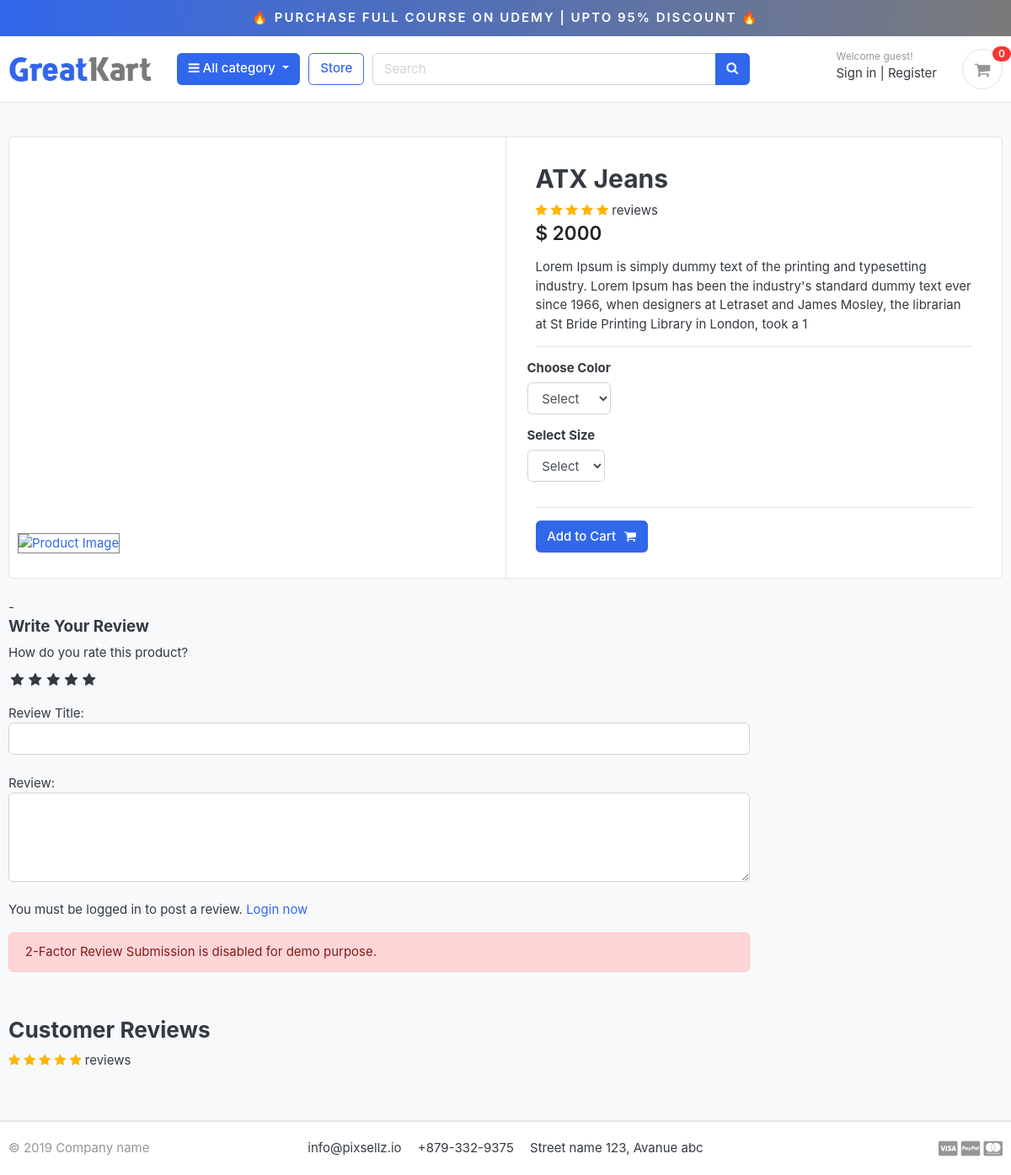
Page /store/jeans/atx-jeans/ on the committed database.
### store/models.py (models this page shows, shortened)
class Product(models.Model):
    product_name = models.CharField(max_length=50,unique=True)
    slug = models.SlugField(max_length=200, unique=True)
    description = models.TextField(max_length=255,blank=True)
    price = models.IntegerField()
    image = models.ImageField(upload_to="photos/products/")
    stock = models.IntegerField()
    is_available = models.BooleanField(default=True)
    category = models.ForeignKey(Category,on_delete = models.CASCADE)
    created_date = models.DateTimeField(auto_now_add=True)
    modified_date = models.DateTimeField(auto_now=True)

### store/views.py (the view)
# urls.py: path('<slug:category_slug>/<slug:product_slug>/',views.product_detail,name='product_detail'),
def product_detail(request,category_slug,product_slug):
    try:
        single_product = Product.objects.get(category__slug=category_slug,slug=product_slug)
        in_cart = CartItem.objects.filter(cart__cart_id=_cart_id(request),product=single_product).exists()
    except Exception as e:
        raise e
    context = {
        'single_product':single_product,
        'in_cart':in_cart
    }
    return render(request,'store/product_detail.html',context)

### carts/context_processors.py (called while the page is built)
def counter(request):
    cart_count = 0
    if 'admin' in request.path:
        return {}
    else:
        try:
            cart = Cart.objects.filter(cart_id=_cart_id(request))
            cart_items = CartItem.objects.all().filter(cart=cart[:1])
            for cart_item in cart_items:
                cart_count +=  cart_item.quantity
        except Cart.DoesNotExist:
            cart_count = 0
    return dict(cart_count=cart_count)

### carts/views.py (called while the page is built)
def _cart_id(request):
    cart = request.session.session_key
    if not cart:
        cart =  request.session.create()
    return cart

### category/context_processors.py (called while the page is built)
def menu_links(request):
    links = Category.objects.all()
    return dict(links=links)

### category/models.py (called while the page is built)
    def get_url(self):
        return reverse('products_by_category',args=[self.slug])

### templates/store/product_detail.html (shortened to what this page needs)
{% extends 'base.html' %}
{% load static %}
{% block content %}
<section class="section-content padding-y bg">
	<div class="container">
		<div class="card">
			<div class="row no-gutters">
				<aside class="col-md-6">
					<article class="gallery-wrap">
						<div class="img-big-wrap mainImage">
							<center><img src="{{ single_product.images.url }}"></center>
						</div>
					</article>
					<ul class="thumb">
						<li>
							<a href="{{ single_product.images.url }}" target="mainImage"><img src="{{ single_product.images.url }}" alt="Product Image"></a>
						</li>
					</ul>
				</aside>
				<main class="col-md-6 border-left">
					<form action="{% url 'add_cart' single_product.id %}" method="POST">
						<article class="content-body">
							<h2 class="title">{{ single_product.product_name }}</h2>
							<div class="rating-star">
								<span>
									<i class="fa fa-star{% if single_product.averageReview < 0.5 %}-o{% elif single_product.averageReview >= 0.5 and single_product.averageReview < 1 %}-half-o {% endif %}" aria-hidden="true"></i>
									<i class="fa fa-star{% if single_product.averageReview < 1.5 %}-o{% elif single_product.averageReview >= 1.5 and single_product.averageReview < 2 %}-half-o {% endif %}" aria-hidden="true"></i>
									<i class="fa fa-star{% if single_product.averageReview < 2.5 %}-o{% elif single_product.averageReview >= 2.5 and single_product.averageReview < 3 %}-half-o {% endif %}" aria-hidden="true"></i>
									<i class="fa fa-star{% if single_product.averageReview < 3.5 %}-o{% elif single_product.averageReview >= 3.5 and single_product.averageReview < 4 %}-half-o {% endif %}" aria-hidden="true"></i>
									<i class="fa fa-star{% if single_product.averageReview < 4.5 %}-o{% elif single_product.averageReview >= 4.5 and single_product.averageReview < 5 %}-half-o {% endif %}" aria-hidden="true"></i>
	<span>{{single_product.countReview}} reviews</span>
									</span>
							</div>
							<div class="mb-3">
								<var class="price h4">$ {{single_product.price}}</var>
							</div>
							<p>{{ single_product.description }}</p>
							<hr>
							<div class="row">
								<div class="item-option-select">
									<h6>Choose Color</h6>
									<select name="color" class="form-control" required>
										<option value="" disabled selected>Select</option>
									</select>
								</div>
							</div>
							<div class="row">
								<div class="item-option-select">
									<h6>Select Size</h6>
									<select name="size" class="form-control" required>
										<option value="" disabled selected>Select</option>
									</select>
								</div>
							</div>
							<hr>
							{% if single_product.stock <= 0 %}
								<h5 class="text-danger">Out of Stock</h5>
							{% else %}
								<button type="submit" class="btn  btn-primary"><span class="text">Add to Cart</span><i class="fa fa-shopping-cart"></i></button>
							{% endif %}
						</article>
					</form>
				</main>
			</div>
		</div>
		<br>-
		<div class="row">
			<div class="col-md-9">
				<form action="{% url 'submit_review' single_product.id %}" method="POST">
					<h5>Write Your Review</h5>
					<div>
						<label>How do you rate this product?</label>
						<br>
						<div class="rate">
							<input type="radio" name="rating" id="rating10" value="5" required /><label for="rating10" title="5"></label>
							<input type="radio" name="rating" id="rating8" value="4" required /><label for="rating8" title="4"></label>
							<input type="radio" name="rating" id="rating6" value="3" required /><label for="rating6" title="3"></label>
							<input type="radio" name="rating" id="rating4" value="2" required /><label for="rating4" title="2"></label>
							<input type="radio" name="rating" id="rating2" value="1" required /><label for="rating2" title="1"></label>
						</div>
<br>
						Review Title:
						<input type="text" class="form-control" name="subject">
						<br>
						Review:
						<textarea name="review" rows="4" class="form-control"></textarea>
						<br>
						{% if user.is_authenticated %}
								<input type="submit" value="Submit Review" class="btn btn-primary">
						{% else %}
						<p>You must be logged in to post a review. <span><a href="{% url 'login' %}">Login now</a></span></p>
						{% endif %}
						<div class="alert alert-danger" role="alert" style="margin-top:10px;">
  2-Factor Review Submission is disabled for demo purpose.
</div>
					</div>
				</form>
<br>
<header class="section-heading">
	<h3>Customer Reviews </h3>
	<div class="rating-star">
		<span>
			<i class="fa fa-star{% if single_product.averageReview < 0.5 %}-o{% elif single_product.averageReview >= 0.5 and single_product.averageReview < 1 %}-half-o {% endif %}" aria-hidden="true"></i>
			<i class="fa fa-star{% if single_product.averageReview < 1.5 %}-o{% elif single_product.averageReview >= 1.5 and single_product.averageReview < 2 %}-half-o {% endif %}" aria-hidden="true"></i>
			<i class="fa fa-star{% if single_product.averageReview < 2.5 %}-o{% elif single_product.averageReview >= 2.5 and single_product.averageReview < 3 %}-half-o {% endif %}" aria-hidden="true"></i>
			<i class="fa fa-star{% if single_product.averageReview < 3.5 %}-o{% elif single_product.averageReview >= 3.5 and single_product.averageReview < 4 %}-half-o {% endif %}" aria-hidden="true"></i>
			<i class="fa fa-star{% if single_product.averageReview < 4.5 %}-o{% elif single_product.averageReview >= 4.5 and single_product.averageReview < 5 %}-half-o {% endif %}" aria-hidden="true"></i>
	<span>{{single_product.countReview}} reviews</span>
			</span>
	</div>
</header>
			</div>
		</div>
	</div>
</section>
{% endblock %}

### static/css/ui.css (style rules this page uses)
html { font-family: "Inter", sans-serif; font-size: 15px; }
.content-body { flex: 1 1 auto; padding: 2rem 2.3rem; }
.padding-y { padding-top: 40px; padding-bottom: 40px; }
var { font-style: normal; }
article:after, .form-group:after { display: block; clear: both; content: ""; }
.bg { background-color: #f8f9fa; }
.section-heading { margin-bottom: 20px; margin-top: 15px; }
.btn .text + i { margin-left: 10px; }
.price { font-weight: 600; color: #212529; }
.gallery-wrap .img-big-wrap { margin-bottom: 10px; border-radius: 0.37rem; overflow: hidden; background-color: #fff; }
.item-option-select { margin-bottom: 1rem; display: inline-block; margin-right: 15px; }

### static/css/custom.css (style rules this page uses)
.rate { display: inline-block;; border: 0; }
.rate > label { float: right; }
.rate > label:before { display: inline-block; font-size: 1.1rem; font-family: FontAwesome; content: "\f005"; margin:0; padding:0.3rem .2rem; cursor: pointer; }
.rating-star i { color: #ffb503 !important; }
ul.thumb { margin:0 auto; padding: 0; float: left; }
ul.thumb li { list-style: none; margin: 10px; }
ul.thumb li img { width: 80px; height: 80px; border: 1px solid grey; }

### rows in the picture
Product: product_name "ATX Jeans", price "2000", description "Lorem Ipsum is simply dummy text of the printing and typesetting industry. Lorem Ipsum has been the industry's standard dummy text ever since 1966, when designers at Letraset and James Mosley, the librarian at St Bride Printing Library in London, took a 1"

### other values in the picture
{{ cart_count }} "0"
